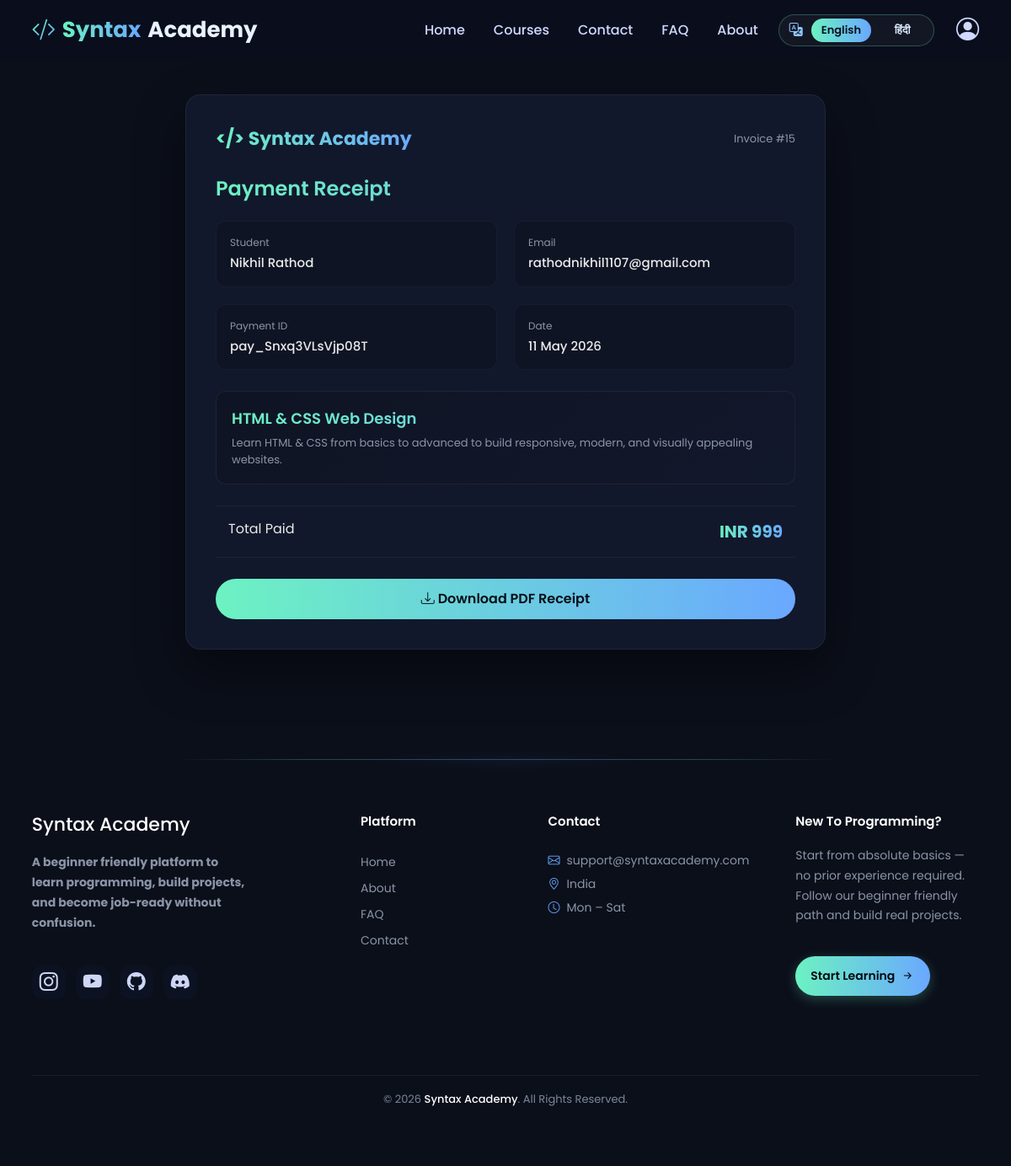
Screenshot of /receipt/15/ (signed in) with the database file from the repository.
### app1/models.py (models this page shows, shortened)
class Payment(models.Model):
    user = models.ForeignKey(Registration, on_delete=models.CASCADE)
    course = models.ForeignKey(Course, on_delete=models.CASCADE)
    amount = models.IntegerField()
    razorpay_payment_id = models.CharField(max_length=200)
    razorpay_order_id = models.CharField(max_length=200)
    created_at = models.DateTimeField(auto_now_add=True)

class Registration(models.Model):
    LEVEL_CHOICES = [
        ('beginner', 'Beginner'),
        ('intermediate', 'Intermediate'),
        ('advanced', 'Advanced'),
        ('pro', 'Pro Developer'),
    ]
    name = models.CharField(max_length=100)
    email = models.EmailField()
    country_code = models.CharField(max_length=8, default='+91')
    mobile = models.CharField(max_length=20)
    password = models.CharField(max_length=10)
    otp = models.CharField(max_length=6, null=True, blank=True)
    otp_created_at = models.DateTimeField(null=True, blank=True)
    level = models.CharField(max_length=20,choices=LEVEL_CHOICES,default='beginner')

class Course(models.Model):
    LEVEL_CHOICES = [
        ('beginner','Beginner'),
        ('intermediate','Intermediate'),
        ('advanced','Advanced'),
    ]
    name = models.CharField(max_length=120)
    description = models.TextField()
    thumbnail = models.ImageField(upload_to="courses/", null=True, blank=True)
    level = models.CharField(max_length=20, choices=LEVEL_CHOICES, default='beginner')
    duration_weeks = models.IntegerField(default=4)
    price = models.IntegerField(default=999)
    is_featured = models.BooleanField(default=False)
    is_active = models.BooleanField(default=True)
    created_at = models.DateTimeField(auto_now_add=True)

### app1/views.py (the view)
# urls.py: path('receipt/<int:id>/',views.payment_receipt,name="payment_receipt"),
def payment_receipt(request, id):
    if 'login' not in request.session:
        return _redirect_to_login(request)
    user = Registration.objects.get(email=request.session['login'])
    payment = Payment.objects.get(id=id,user=user)
    return render(request,"receipt.html",{
        "payment": payment,
        "login": request.session['login'],
    })

### app1/context_processors.py (called while the page is built)
def auth_guard(request):
    return {
        "auth_guard_enabled": getattr(request, "auth_guard_enabled", False),
        "auth_guard_login_url": getattr(request, "auth_guard_login_url", ""),
        "auth_guard_status_url": getattr(request, "auth_guard_status_url", ""),
    }

def currency_context(request):
    return get_currency_context(request)

### app1/templatetags/currency.py (called while the page is built)
@register.simple_tag(takes_context=True)
def currency_amount(context, amount):
    currency_code = context.get("currency_code")
    currency_rate = context.get("currency_rate")
    return format_currency_amount(amount, currency_code, currency_rate)

### app1/utils/currency.py (called while the page is built, shortened)
def get_dial_code_currency_map():
    if _DATA_CACHE["loaded"]:
        return _DATA_CACHE["dial_to_currency"]

def get_currency_for_country_code(country_code):
    if not country_code:
        return DEFAULT_CURRENCY
    normalized = str(country_code).strip()
    if "|" in normalized:
        normalized = normalized.split("|", 1)[0].strip()
    if not normalized:
        return DEFAULT_CURRENCY
    if normalized.startswith("+") or re.search(r"\d", normalized):
        dial_value = re.sub(r"[^\d+]", "", normalized)
        if dial_value and not dial_value.startswith("+"):
            dial_value = f"+{dial_value}"
        if dial_value == "+1":
            return "USD"
        return get_dial_code_currency_map().get(dial_value, DEFAULT_CURRENCY)
    normalized = normalized.upper()
    return get_country_currency_map().get(
        normalized,
        get_dial_code_currency_map().get(normalized, DEFAULT_CURRENCY),
    )

def get_exchange_rate(currency_code):
    if not currency_code:
        currency_code = DEFAULT_CURRENCY
    currency_code = currency_code.upper()
    if currency_code == BASE_CURRENCY:
        return Decimal("1")
    rates = get_exchange_rates()
    rate = rates.get(currency_code)
    if rate is None:
        return Decimal("1")
    return Decimal(str(rate))

def _get_currency_decimals(currency_code):
    currency_code = (currency_code or DEFAULT_CURRENCY).upper()
    return 0 if currency_code == BASE_CURRENCY else 2

### app1/templates/receipt.html (shortened to what this page needs)
{% extends "base.html" %}
{% block content %}
{% load static %}
{% load currency %}
<link rel="stylesheet" href="https://cdn.jsdelivr.net/npm/bootstrap-icons@1.11.1/font/bootstrap-icons.css">
<div class="receipt-wrapper">
<div class="receipt-card">
<div class="receipt-header">
<div class="brand gradient-text">
&lt;/&gt; Syntax Academy
</div>
<div class="invoice-id">
Invoice #{{ payment.id }}
</div>
</div>
<div class="receipt-title gradient-text">
Payment Receipt
</div>
<div class="info-grid">
<div class="info-box">
<div class="info-label">Student</div>
<div class="info-value">{{ payment.user.name }}</div>
</div>
<div class="info-box">
<div class="info-label">Email</div>
<div class="info-value">{{ payment.user.email }}</div>
</div>
<div class="info-box">
<div class="info-label">Payment ID</div>
<div class="info-value">{{ payment.razorpay_payment_id }}</div>
</div>
<div class="info-box">
<div class="info-label">Date</div>
<div class="info-value">{{ payment.created_at|date:"d M Y" }}</div>
</div>
</div>
<div class="course-box">
<div class="course-title gradient-text">
{{ payment.course.name }}
</div>
<div class="course-desc">
{{ payment.course.description|truncatewords:18 }}
</div>
</div>
<div class="price-box">
<div>Total Paid</div>
<div class="price gradient-text">
{% currency_amount payment.amount %}
</div>
</div>
<a href="{% url 'download_receipt' payment.id %}" class="download-btn">
<i class="bi bi-download"></i> Download PDF Receipt
</a>
</div>
</div>
{% endblock %}

### app1/static/css/style.css (style rules this page uses)
html, body { max-width:100%; overflow-x:hidden; }
*, *::before, *::after { box-sizing:border-box; }
:root { --bg:#0b0f1a; --card:#12182b; --primary:#6cf2c2; --secondary:#6aa8ff; --text:#eaeaea; --header-h:72px; --page-gutter:1cm; }
body { font-family: 'Poppins', sans-serif; background-color: var(--bg); color: var(--text); padding-top:var(--header-h); }
:root { --header-h:72px; }
.course-title { font-weight:600; font-size:18px; margin-bottom:6px; }
.course-desc { color:#8b95a7; font-size:14px; min-height:40px; }
.gradient-text { background: linear-gradient(90deg, #6cf2c2, #6aa8ff); background-clip: text; -webkit-background-clip: text; -webkit-text-fill-color: transparent; }

### app1/static/css/skeleton.css (style rules this page uses)
html, body { max-width:100%; overflow-x:hidden; }
*, *::before, *::after { box-sizing:border-box; }

### app1/templates/receipt.html (style rules this page uses)
.receipt-wrapper { max-width:800px; margin:auto; padding:40px 20px; }
.gradient-text { background: linear-gradient( 90deg, #6cf2c2, #6aa8ff, #6cf2c2 ); background-size:200%; -webkit-background-clip:text; -webkit-text-fill-color:transparent; animation: gradientMove 5s linear infinite; }
.receipt-card { background:#12182b; border-radius:18px; border:1px solid rgba(255,255,255,.06); padding:35px; box-shadow:0 25px 60px rgba(0,0,0,.45); }
.receipt-header { display:flex; justify-content:space-between; align-items:center; margin-bottom:25px; }
.brand { font-size:22px; font-weight:700; color:#6cf2c2; }
.invoice-id { font-size:13px; color:#8b95a7; }
.receipt-title { font-size:24px; font-weight:600; margin-bottom:20px; }
.info-grid { display:grid; grid-template-columns:1fr 1fr; gap:20px; margin-bottom:25px; }
.info-box { background:#0f1424; padding:16px; border-radius:12px; border:1px solid rgba(255,255,255,.04); }
.info-label { font-size:12px; color:#8b95a7; margin-bottom:4px; }
.info-value { font-size:15px; font-weight:500; }
.course-box { background:linear-gradient(135deg,#0f1424,#12182b); padding:18px; border-radius:12px; border:1px solid rgba(255,255,255,.06); margin-bottom:25px; }
.course-title { font-size:18px; font-weight:600; margin-bottom:6px; }
.course-desc { font-size:13px; color:#8b95a7; }
.price-box { display:flex; justify-content:space-between; padding:15px; border-top:1px solid rgba(255,255,255,.05); border-bottom:1px solid rgba(255,255,255,.05); margin-bottom:25px; }
.price { font-size:20px; font-weight:700; color:#6cf2c2; }
.download-btn { display:block; text-align:center; padding:12px; border-radius:999px; font-weight:600; background:linear-gradient(90deg,#6cf2c2,#6aa8ff); color:#071018; text-decoration:none; transition:.25s; }

### rows the page displays
Payment: id "15", user.name "Nikhil Rathod", user.email "rathodnikhil1107@gmail.com", razorpay_payment_id "pay_Snxq3VLsVjp08T", created_at "11 May 2026", course.name "HTML & CSS Web Design", course.description "Learn HTML & CSS from basics to advanced to build responsive, modern, and visually appealing websites.", amount "INR 999"
